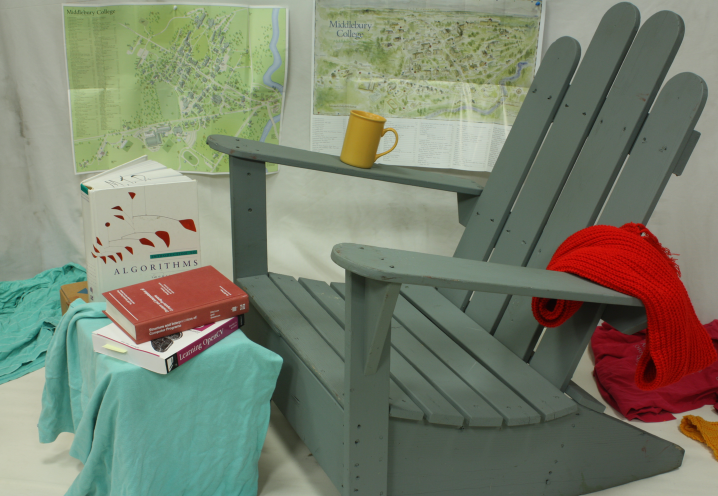
%> input picture Functions/JointWMF_mex/im0.png, 1436 x 992 px (shown at 1/2 size)
$ octave demo_jointWMF.m   (GNU Octave 9; MATLAB toolbox functions it lacks are replaced by stand-ins)
%> lines starting %> are read from the running program, lines starting %| are printed output that depends on the picture
### Functions/JointWMF_mex/jointWMF.m
%
%   JointWMF - Joint-Histogram Weighted Median Filter
%
%   O = jointWMF(I,F,r,sigma,nI,nF,iter,weightType) filter image "I" guided
%   by feature map "F". The result value of each pixel is the weighted median
%   of its neigbouring pixels in a local window with radius "r". The weight
%   is defined as the affinity between the corresponding pixels on image "F".
%   The affinity is also controlled by a value "sigma". If "weightType"
%   equals 'exp', the weight of pixel p and q is exp(-|F(p)-F(q)|^2/(2*sigma^2)).
%
%   Paras:
%   @I         : Input image, UINT8 or DOUBLE image, any # of channels
%   @F         : Feature image, UINT8 or DOUBLE image, 1 or 3 channels
%   @r         : window radius.
%                Range [0,inf), 10 by default.
%   @sigma     : sigma controls the weight between two pixels. When
%                "weightType" equals 'exp', sigma is the standard deviation
%                of the Gaussian kernel.
%                Range (0, inf), 25.5 by defalut.
%   @nI        : Number of possible input values (per channel). For UINT8 input,
%                "nI"=256. For DOUBLE input, if the input values have more than
%                "nI" possibilities, they will be adaptively quantized into "nI" values.
%                Range (0, inf), 256 by defalut.
%   @nF        : Number of possible feature values. For single channel
%                UINT8 input, "nF"=256. In other cases, if the input values
%                have more than "nF" possibilities, they will be adaptively
%                quantized into "nF" values.
%                Range (0, inf), 256 by defalut.
%   @iter      : # of iterations. If iter > 1, the filtering process will
%                be iteratively repeated without changing the feature map "F".
%                Range [0,inf), 1 by defalut.
%   @weightType: The weight form that defines the pixel affinity of pixel "p" and "q".
%                 'exp': exp(-|F(p)-F(q)|^2/(2*sigma^2)) [default]
%                 'iv1': (|F(p)-F(q)|+sigma)^-1
%                 'iv2': (|F(p)-F(q)|^2+sigma^2)^-1
%                 'cos': dot(F(p),F(q))/(|F(p)|*|F(q)|)
%                 'jac': (min(r1,r2)+min(g1,g2)+min(b1,b2))/(max(r1,r2)+max(g1,g2)+max(b1,b2))
%                        where F(p)=(r1,g1,b1) and F(q)=(r2,g2,b2)
%                 'off': 1
%   @mask      : Mask image, UINT8 or DOUBLE type, 1 channel. This argument is to
%                disable the influence of some pixels, which is usable for
%                handling occlusion in optical flow estimation. The pixel
%                with mask 0 will not be counted in joint-histogram.
%
%   Example
%   ==========
%   I = im2double(imread('image.png'));
%   O = jointWMF(I,I);
%   figure, imshow(O);
%
%
%   Note
%   ==========
%   To achieve higher accuracy of our approximation:
%       For floating point input, you may increase nI, e.g. 1024, 2048.
%       For three channel feature, you may increase nF, e.g. 512, 1024.
%
%   ==========
%   The Code is created based on the method described in the following paper:
%   [1] "100+ Times Faster Weighted Median Filter", Qi Zhang, Li Xu, Jiaya Jia, IEEE Conference on
%		Computer Vision and Pattern Recognition (CVPR), 2014
%
%   The code and the algorithm are for non-comercial use only.
%
%   Due to the adaption for supporting mask and different types of input, this code is
%   slightly slower than the one claimed in the original paper. Please use
%   our executable on our website for performance comparison.
%
%   Author: Qi Zhang (zhangqi@cse.cuhk.edu.hk)
%   Date  : 09/21/2014
%   Version : 1.1
%   Copyright 2014, The Chinese University of Hong Kong.
%

function O = jointWMF(I,F,r,sigma,nI,nF,iter,weightType,mask)
F=imresize(F,[size(I,1),size(I,2)]);
%% validation for I %%%%%%%%%%%%%%%%%%%%%%%%%%%%%%%%%%%

% handle empty I
assert(exist('I','var')==1,'Error: I can not be empty.');

% ensure I belongs to double or uint8
if (~strcmp(class(I),'double'))&&(~strcmp(class(I),'uint8'))
   I = double(I);
end


%% validation for F %%%%%%%%%%%%%%%%%%%%%%%%%%%%%%%%%%%

% handle empty F
if ~exist('F','var')
    F = I;
end

% ensure # of channels
assert(size(F,3)==1 || size(F,3)==3,'Error: F should have 1 or 3 channels.');

% ensure F belongs to uint8
if ~strcmp(class(F),'uint8')

    % for other types, do normalization and quantization
    F = double(F);
    maxv = max(max(max(F)));
    minv = min(min(min(F)));
    range = maxv - minv;

    F = F-minv;
    if range ~= 0
        F = F.*(255.0/range);
        if exist('sigma','var')
            sigma = sigma*(255.0/range);
        end
    end

    F = uint8(F);
end

%% validation for r %%%%%%%%%%%%%%%%%%%%%%%%%%%%%%%%%%%

% handle empty r
if ~exist('r','var')
    r = 10;
end

%% validation for sigma %%%%%%%%%%%%%%%%%%%%%%%%%%%%%%%%%%%

% handle empty sigma
if ~exist('sigma','var')
    sigma = 25.5;
end

%% validation for nI %%%%%%%%%%%%%%%%%%%%%%%%%%%%%%%%%%%

% handle empty nI
if ~exist('nI','var')
    nI = 256;
end

%% validation for nF %%%%%%%%%%%%%%%%%%%%%%%%%%%%%%%%%%%

% handle empty nF
if ~exist('nF','var')
    nF = 256;
end

%% validation for iter %%%%%%%%%%%%%%%%%%%%%%%%%%%%%%%%%%%

% handle empty iter
if ~exist('iter','var')
    iter = 1;
end

%% validation for weightType %%%%%%%%%%%%%%%%%%%%%%%%%%%%%%%%%%%

% handle empty weightType
if ~exist('weightType','var')
    weightType = 'exp';
end

%% validation for mask %%%%%%%%%%%%%%%%%%%%%%%%%%%%%%%%%%%

% handle empty mask
if ~exist('mask','var')
    mask = uint8(ones(size(I,1),size(I,2)));
end

% mask must be uint8 1-channel
mask = uint8(mask(:,:,1));

O = mexJointWMF(I,F,r,sigma,nI,nF,iter,weightType,mask);

if strcmp(class(I),'uint8')
    O = uint8(O);
end


end

### Functions/JointWMF_mex/demo_jointWMF.m
close all;
imGuide = imread('im0.png');
%> imGuide is the input picture: size 992x1436x3 uint8; mean R, G, B 122.5, 128.6, 110
disp = double(imread('dispCCed.png'))*2;
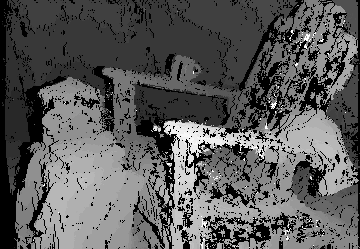
%> input picture Functions/JointWMF_mex/dispCCed.png, 360 x 249 px
%> disp: size 249x360 double; min 0, max 510, mean 182.1
[H,W]=size(disp);
%> H = 249; W = 360
imGuide=imresize(imGuide,[H,W]);
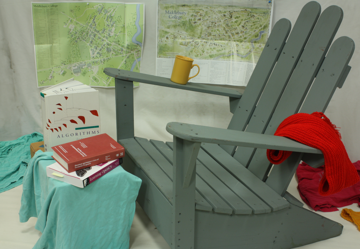
%> imGuide: size 249x360x3 uint8; mean R, G, B 122.5, 128.6, 110

% disp: disparity map
% imGuide: guidence map
% winSize: window size
%sigma: standard deviation of the Gaussian kernel.
%iter: iteration times


winSize=10;
sigma=25.5;
iter=2;
tic;
res = jointWMF(disp,imGuide,winSize,sigma,256,256,iter,'exp');
%> the run ends on the next line
